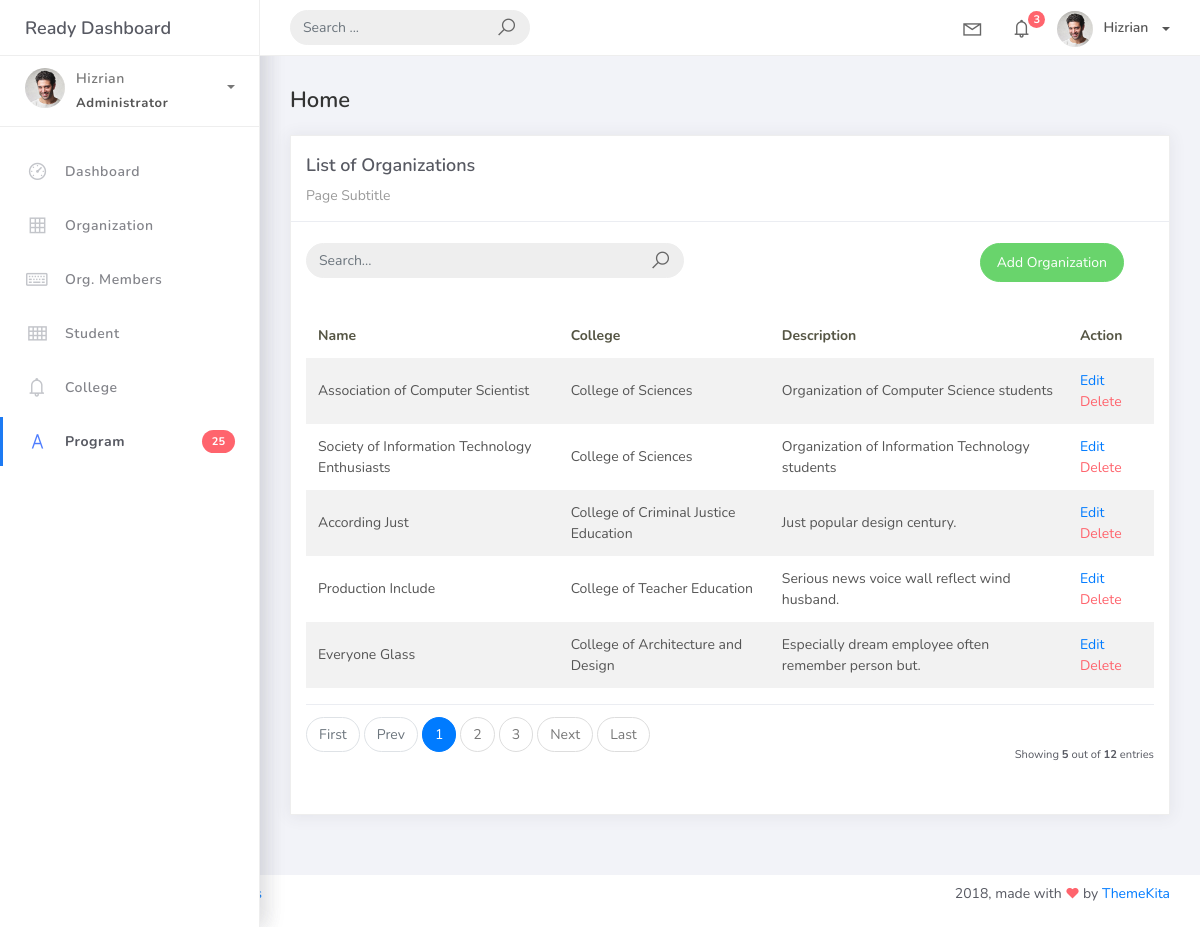
The app's page /organization_list, older data.
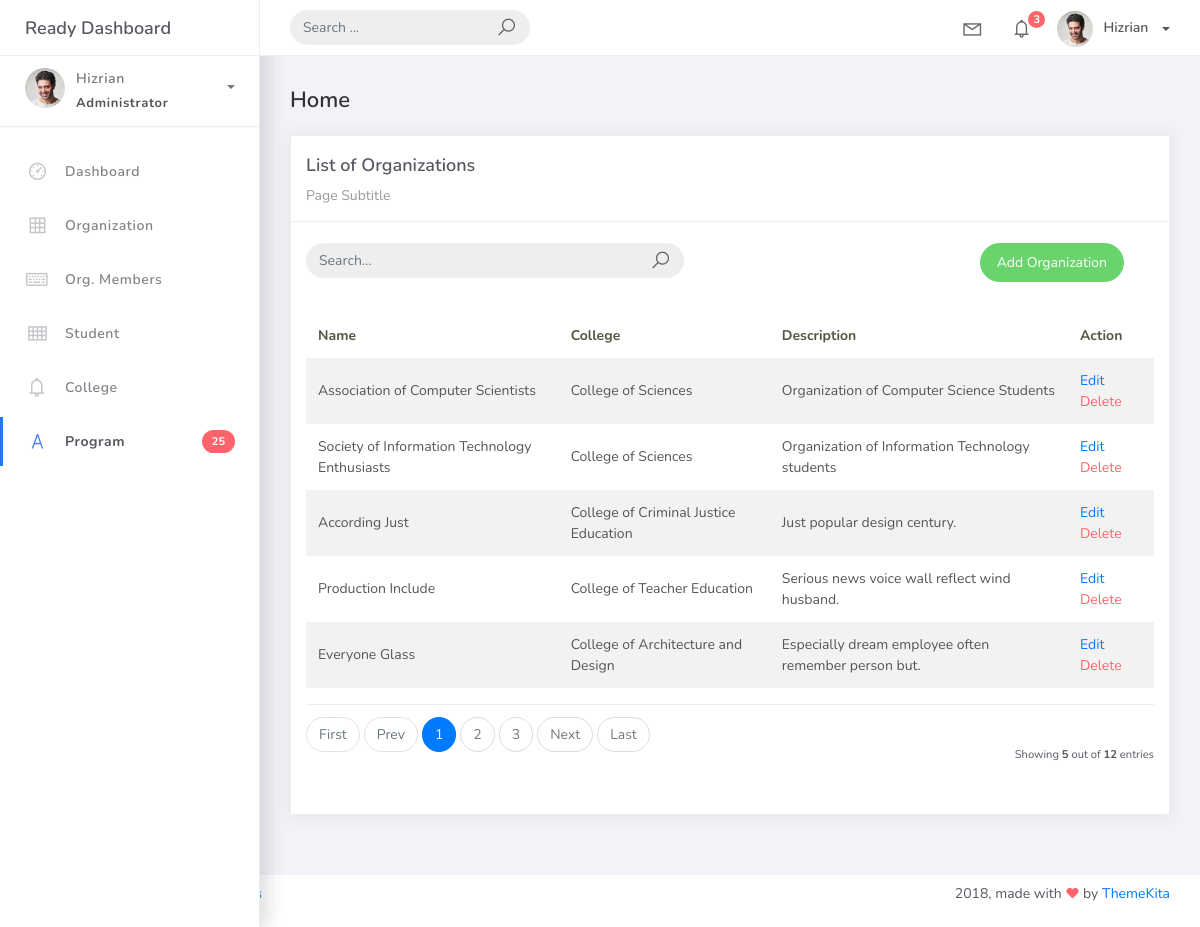
The same page, newer data.
### studentorg/models.py (models this page shows, shortened)
class BaseModel(models.Model):
    created_at = models.DateTimeField(auto_now_add=True, db_index=True)
    updated_at = models.DateTimeField(auto_now=True)
    class Meta:
        abstract = True

class Organization(BaseModel):
    name = models.CharField(max_length=250)
    college = models.ForeignKey(
        College,
        null=True,
        blank=True,
        on_delete=models.CASCADE
    )
    description = models.CharField(max_length=500)

class College(BaseModel):
    college_name = models.CharField(max_length=150)
    def __str__(self):
        return self.college_name

### studentorg/views.py (the view)
# urls.py: path('organization_list', OrganizationList.as_view(), name='organization-list'),
class OrganizationList(ListView):
    model = Organization
    context_object_name = "organization"
    template_name = "org_list.html"
    paginate_by = 5
    ordering = ["college__college_name","name"]
    def get_queryset(self):
        qs = Organization.objects.all()
        query = self.request.GET.get("search")
        if query:
            qs = qs.filter(
                Q(name__icontains=query) |
                Q(college__college_name__icontains=query) |
                Q(description__icontains=query)
            )
        return qs

### templates/org_list.html
{% extends 'base.html' %}
{% load static %}
{% block content %}
<div class="content">
    <div class="container-fluid">
        <h4 class="page-title">Home</h4>
        <div class="row">
            <div class="col-md-12">
                <div class="card">
                    <div class="card-header">
                        <div class="card-title">List of Organizations</div>
                        <div class="card-category">Page Subtitle</div>
                    </div>
                    <br />
                    <div class="col-md-12 row">
                        <div class="col-md-6">
                        <form method="GET" action="{% url 'organization-list' %}" class="navbar-left navbar-form nav-search mr-md-3">
                            <div class="input-group">
                                <input type="text" name="search" placeholder="Search..." class="form-control" value="{{ request.GET.search }}" />
                                <div class="input-group-append">
                                    <button type="submit" class="input-group-text">
                                        <i class="la la-search search-icon"></i>
                                    </button>
                                </div>
                            </div>
                        </form>
                        </div>
                        <div class="col-md-6">
                            <div class="pull-right">
                                <a href="{% url 'organization-add' %}" class="btn btn-success btn-rounded">Add
                                    Organization</a>
                            </div>
                        </div>
                    </div>
                    <div class="card-body">
                        <table class="table table-striped mt-3">
                            <thead>
                                <tr>
                                    <th scope="col">Name</th>
                                    <th scope="col">College</th>
                                    <th scope="col">Description</th>
                                    <th scope="col">Action</th>
                                </tr>
                            </thead>
                            <tbody>
                                {% for object in object_list %}
                                <tr>
                                    <td>{{ object.name }}</td>
                                    <td>{{ object.college }}</td>
                                    <td>{{ object.description }}</td>
                                    <td>
                                        <a href="college_list/{{ object.id }}">Edit</a>
                                        <a href="organization_list/{{ object.id }}/delete"
                                            class="text-danger">Delete</a>
                                    </td>
                                </tr>
                                {% empty %}
                                <tr>
                                    <td colspan="4" style="text-align: center">
                                        <p class="text-sm font-weight-bold mb-0">No Records Found</p>
                                    </td>
                                </tr>
                                {% endfor %}
                            </tbody>
                        </table>
                        {% include 'includes/pagination.html' %}
                    </div>
                </div>
            </div>
        </div>
    </div>
</div>
{% endblock %}

Row changes from the older to the newer data that the page shows:
changed Organization: name "Association of Computer Scientist" → "Association of Computer Scientists"; description "Organization of Computer Science students" → "Organization of Computer Science Students"
